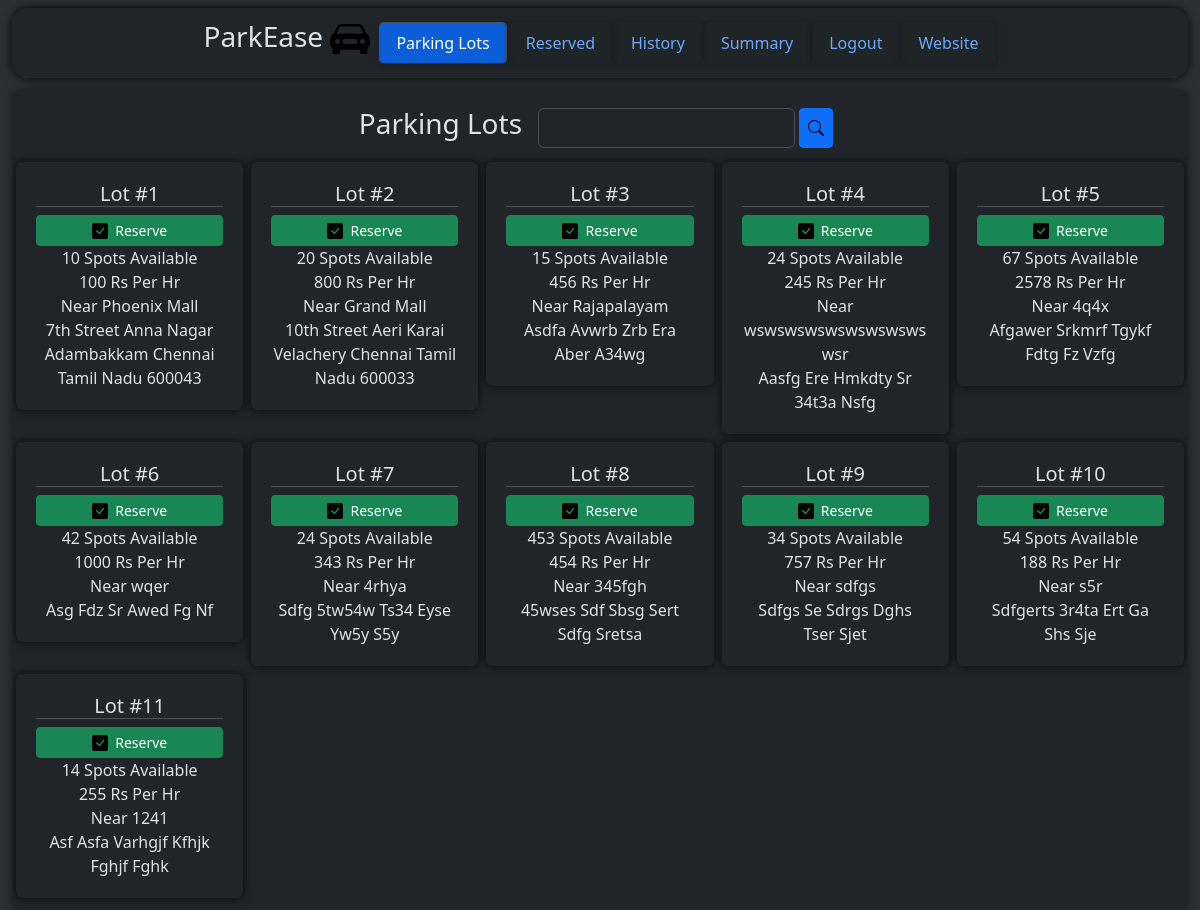
Page /user/dashboard (signed in) on the committed database.
### models/parkingInfo.py (models this page shows, shortened)
class ParkingLot(db.Model) :
    __tablename__ = "parkinglot"
    id = db.Column(db.Integer, primary_key = True, autoincrement = True)
    landmark = db.Column(db.String)
    noOfParkingSpots = db.Column(db.Integer)
    pricePerHr = db.Column(db.Integer)
    addressId = db.Column(db.Integer, db.ForeignKey("address.id"))
    address = db.relationship("Address", uselist = False, backref = "parkingLot") #parking lot and address is 1 - 1
    parkingSpots = db.relationship("ParkingSpot", backref = "parkingLot") #parking lot and parking spot is 1 - M

### models/userInfo.py (models this page shows)
class Address(db.Model) :
    __tablename__ = "address"
    id = db.Column(db.Integer, primary_key = True, autoincrement = True)
    streetName = db.Column(db.String)
    locality = db.Column(db.String)
    subLocality = db.Column(db.String)
    city = db.Column(db.String)
    state = db.Column(db.String)
    pinCode = db.Column(db.String)
    def __str__(self) :
        return "{} {} {} {} {} {} {}".format(self.id, self.streetName.lower(), self.locality.lower(), self.subLocality.lower(), self.city.lower(), self.state.lower(), self.pinCode)

### controllers/userDashboard.py (the view)
@userbp.route("/dashboard", methods = ["GET", "POST"])
def dashboard() :
    if request.method == "GET" :
        return render_template("user/userDashboard.html", parkingLots = viewParkingLots())
    elif request.method == "POST" :
        session["parkingLotId"] = request.form["parkingLotId"]
        return redirect(url_for("user.vehicleNo"))
    return render_template("user/userDashboard.html", parkingLots = viewParkingLots())

### controllers/adminDashboard.py (called while the page is built)
def viewParkingLots() :
    return db.session.execute(db.select(ParkingLot)).scalars().all()

### controllers/userDashboard.py (called while the page is built)
@userbp.before_request
def restrict() :
    if session.get("type") != "user" :
        return redirect(url_for("general.signIn"))

### templates/user/userDashboard.html (shortened to what this page needs)
<!DOCTYPE html>
<html class = "h-100" data-bs-theme = "dark">
    <head>
        <link rel = "stylesheet" href = "/static/bootstrap/css/bootstrap.min.css"/>
        <link rel = "stylesheet" href = "/static/css/style.css"/>
    </head>
    <body class = "h-100">
        <div class = "container-fluid bg-body-tertiary min-vh-100">
            <div class = "container-fluid d-flex justify-content-center bg-body">
                <div class = "d-flex justify-content-center align-items-center container-fluid mt-2 rounded-4 position-fixed height" style = "background-color: rgba(33, 37, 41, 0.9); z-index: 1000; box-shadow: 0 0 10px rgb(0, 0, 0); backdrop-filter: blur(3px);">
                    <div class = "overflow-auto" style = "height: 100%; width: 100%;">
                        <ul class = "nav nav-tabs d-flex align-items-center justify-content-center" style = "height: 100%; width: 100%;">
                            <a href = "/" class = "text-decoration-none text-reset me-2">
                                <h3>
                                    ParkEase
                                    <img src = "/static\images\car-front-fill.svg" alt = "Logo" style = "width: 40px;"/>
                                </h3>
                            </a>
                            <li class = "nav-item">
                                <a class = "nav-link active" href = "/user/dashboard">
                                    Parking Lots
                                </a>
                            </li>
                            <li class = "nav-item">
                                <a class = "nav-link", href = "/user/dashboard/reserved">
                                    Reserved
                                </a>
                            </li>
                            <li class = "nav-item">
                                <a class = "nav-link", href = "/user/dashboard/history">
                                    History
                                </a>
                            </li>
                            <li class = "nav-item">
                                <a class = "nav-link" href = "/user/dashboard/summary">
                                    Summary
                                </a>
                            </li>
                            <li class = "nav-item">
                                <a class = "nav-link" href = "/signIn">
                                    Logout
                                </a>
                            </li>
                            <li class = "nav-item">
                                <a class = "nav-link" href = "/">
                                    Website
                                </a>
                            </li>
                        </ul>
                    </div>
                </div>
            </div>
            <div class = "rounded-3 container-fluid bg-body p-2 overflow-auto margin-top" style = "height: 80%; box-shadow: 0 0 10px rgb(24, 26, 29);">
                <div class = "d-flex justify-content-center align-items-center gap-2" style = "height: 60px;">
                    <h3>
                        Parking Lots
                    </h3>
                    <p>
                        <form method = "POST" action = "/user/dashboard/searchResults" class = "d-flex">
                            <input type = "text" name = "searchValue" class = "form-control" style = "height: 40px;"/> &nbsp;
                            <button type = "submit" name = "action" value = "search" class = "btn btn-primary btn-sm d-flex justify-content-center align-items-center" style = "height: 40px;">
                                <img src = "\static\images\search.svg" alt = "Search"/>
                            </button>
                        </form>
                    </p>
                </div>
                <div class = "ms-1 me-1">
                    <div class = "row row-cols-1 row-cols-sm-2 row-cols-md-3 row-cols-lg-4 row-cols-xl-5 row-cols-xxl-6">
                        {% for parkingLot in parkingLots %}
                            <div class = "col p-1">
                                <div class = "card p-1" style = "box-shadow: 0 0 10px rgb(7, 8, 8); border: none;">
                                    <form method = "POST" action = "/user/dashboard" style = "height: 100%; width: 100%;">
                                        <div class = "card-body">
                                            <h5 class = "card-title text-center border-bottom">
                                                Lot #{{ parkingLot.id }}
                                            </h5>
                                            <button type = "submit" name = "action" value = "reserve" class = "btn btn-success btn-sm d-flex align-items-center justify-content-center" style = "z-index: 998; position: relative; width: 100%;">
                                                <img src = "\static\images\check-square-fill.svg"/>
                                                &nbsp;
                                                Reserve
                                            </button>
                                            <p class = "card-text text-center">
                                                {{ parkingLot.parkingSpots | selectattr("status", "equalto", 0) | list | count }} Spots Available
                                                <br/>
                                                {{ parkingLot.pricePerHr }} Rs Per Hr
                                                <br/>
                                                Near {{ parkingLot.landmark }}
                                                <br/>
                                                {{ parkingLot.address.__str__()[2:] | title }}
                                            </p>
                                        </div>
                                    </form>
                                </div>
                            </div>
                        {% endfor %}
                    </div>
                </div>
            </div>
        </div>
    </body>
</html>

### static/css/style.css (style rules this page uses)
.nav-tabs { border: none; }
.nav-tabs .nav-link { border-radius: 5px; margin: 1px; box-shadow: 0 0 5px rgb(25, 28, 31); backdrop-filter: blur(1px); }
.nav-tabs .nav-link.active { background-color: rgb(11, 94, 215); }
.height { height: 70px; width: 98%; }
.margin-top { margin-top: 90px }

### rows in the picture
ParkingLot: id "1", parkingSpots|selectattr "10", pricePerHr "100", landmark "Phoenix Mall", address "7th Street Anna Nagar Adambakkam Chennai Tamil Nadu 600043"
ParkingLot: id "2", parkingSpots|selectattr "20", pricePerHr "800", landmark "Grand Mall", address "10th Street Aeri Karai Velachery Chennai Tamil Nadu 600033"
ParkingLot: id "3", parkingSpots|selectattr "15", pricePerHr "456", landmark "Rajapalayam", address "Asdfa Avwrb Zrb Era Aber A34wg"
ParkingLot: id "4", parkingSpots|selectattr "24", pricePerHr "245", landmark "wswswswswswswswswswsr", address "Aasfg Ere Hmkdty Sr 34t3a Nsfg"
ParkingLot: id "5", parkingSpots|selectattr "67", pricePerHr "2578", landmark "4q4x", address "Afgawer Srkmrf Tgykf Fdtg Fz Vzfg"
ParkingLot: id "6", parkingSpots|selectattr "42", pricePerHr "1000", landmark "wqer", address "Asg Fdz Sr Awed Fg Nf"
ParkingLot: id "7", parkingSpots|selectattr "24", pricePerHr "343", landmark "4rhya", address "Sdfg 5tw54w Ts34 Eyse Yw5y S5y"
ParkingLot: id "8", parkingSpots|selectattr "453", pricePerHr "454", landmark "345fgh", address "45wses Sdf Sbsg Sert Sdfg Sretsa"
ParkingLot: id "9", parkingSpots|selectattr "34", pricePerHr "757", landmark "sdfgs", address "Sdfgs Se Sdrgs Dghs Tser Sjet"
ParkingLot: id "10", parkingSpots|selectattr "54", pricePerHr "188", landmark "s5r", address "Sdfgerts 3r4ta Ert Ga Shs Sje"
ParkingLot: id "11", parkingSpots|selectattr "14", pricePerHr "255", landmark "1241", address "Asf Asfa Varhgjf Kfhjk Fghjf Fghk"
